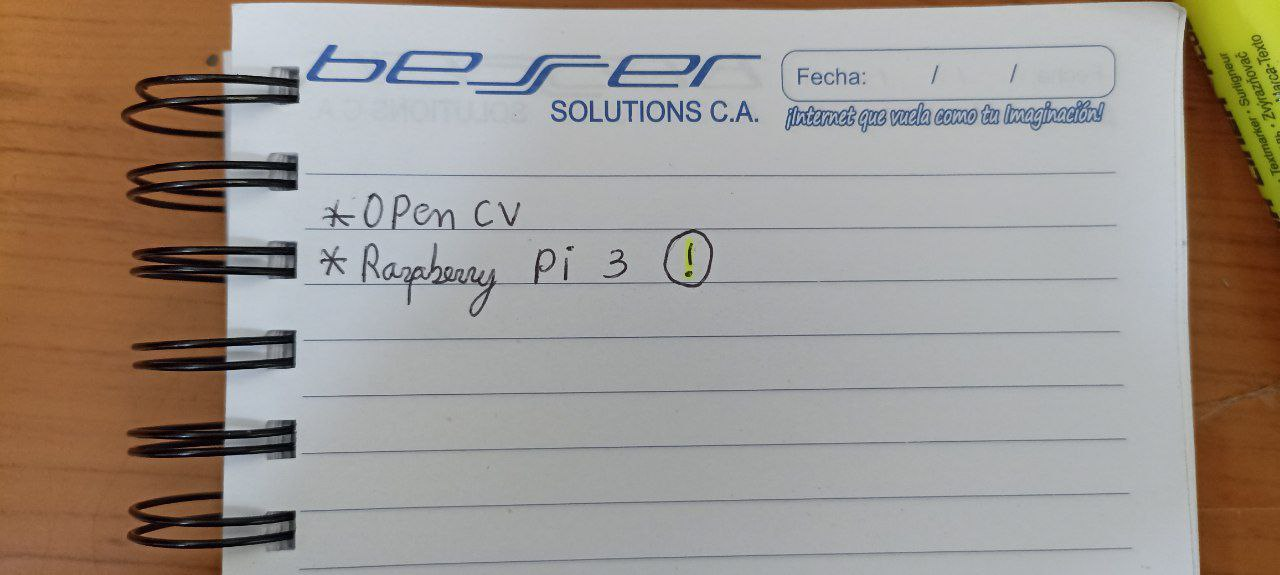
#> input picture src/prueba.jpg, 1280 x 575 px
$ python main.py
#> lines starting #> are read from the running program, lines starting #| are printed output that depends on the picture; after the words box and inside, x2 and y2 are one past the last pixel; in counts of white or black regions, pixels touching at a corner belong together
import cv2
import numpy as np

img = cv2.imread('prueba.jpg', cv2.IMREAD_COLOR)
#> img is the input picture: shape (575, 1280, 3); mean B, G, R 141.8, 149.3, 157.8
cv2.imshow('Deteccion de colores', img)

# Convert to HSV color space
hsv = cv2.cvtColor(img, cv2.COLOR_BGR2HSV)
#> hsv: shape (575, 1280, 3); mean H, S, V 77.5, 51.9, 163.3

# Define range of blue color in HSV
lower_bound = np.array([50,20,20])
upper_bound = np.array([70,255,255])

mask = cv2.inRange(hsv, lower_bound, upper_bound)
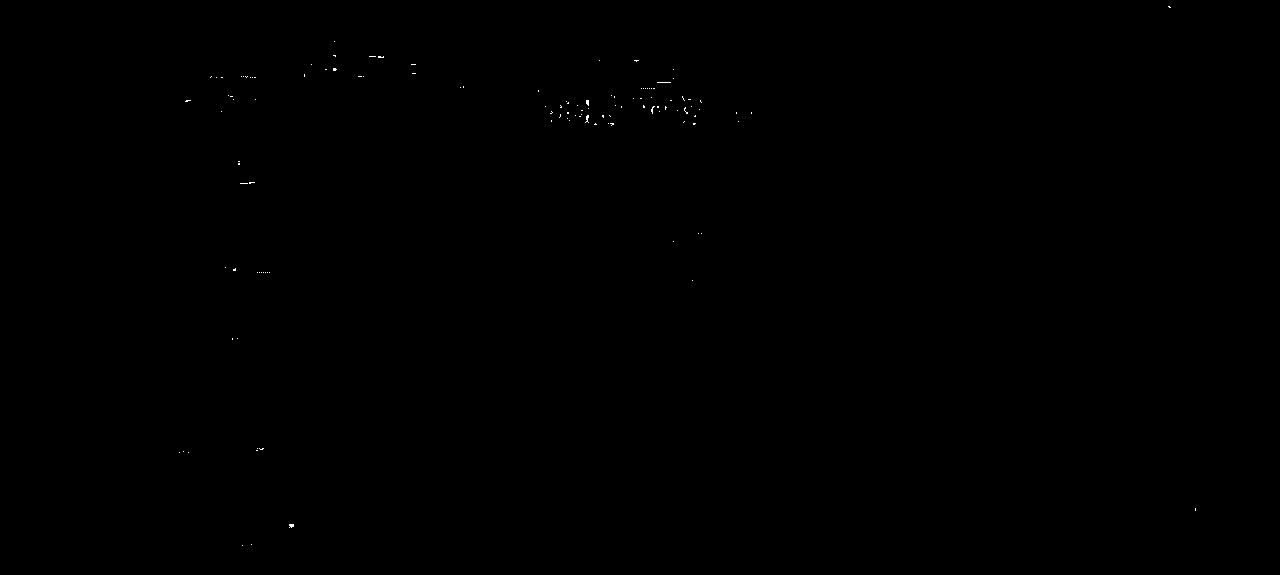
#> mask: shape (575, 1280); 0.05% white in thin lines or dots, all inside (x1, y1, x2, y2) = (179, 6, 1196, 546)

kernel = np.ones((7,7), np.uint8)

mask = cv2.morphologyEx(mask, cv2.MORPH_CLOSE, kernel)
#> mask: shape (575, 1280); 0.1% white; 67 white regions (61 under 20 px), largest, box (x1, y1, x2, y2) and area: (559, 100, 589, 123) 193, (677, 96, 692, 114) 84, (651, 106, 667, 114) 78, (602, 115, 614, 126) 50, (369, 56, 384, 58) 21, (693, 115, 696, 125) 20
mask = cv2.morphologyEx(mask, cv2.MORPH_OPEN, kernel)
#> mask: shape (575, 1280); 0.01% white; 1 white region, box (x1, y1, x2, y2) and area: (581, 110, 589, 117) 56

cv2.imshow('Mask', mask)

segmented_img = cv2.bitwise_and(img, img, mask=mask)

contours, hierarchy = cv2.findContours(mask.copy(), cv2.RETR_EXTERNAL, cv2.CHAIN_APPROX_SIMPLE)
#> contours = [[[581, 110], [581, 116], [588, 116], [588, 110]]]

output = cv2.drawContours(img, contours, -1, (0,0,255), 3)

cv2.imshow('Output', output)

cv2.waitKey(0)
cv2.destroyAllWindows()

$ run again, with src/Side_4+3.png saved as src/prueba.jpg
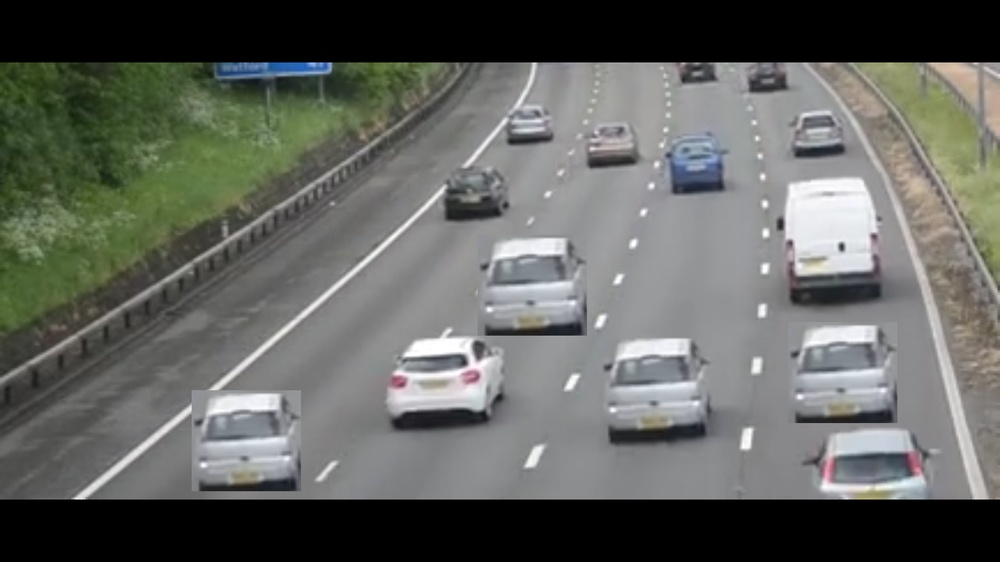
#> input picture src/Side_4+3.png, 1000 x 562 px, shrunk from 1920 x 1080 before the run
#> img is the input picture: shape (562, 1000, 3); mean B, G, R 95.9, 100.6, 98.5
#> hsv: shape (562, 1000, 3); mean H, S, V 54.4, 23.5, 102.6
#> `mask = cv2.inRange(hsv, lower_bound, upper_bound)`:
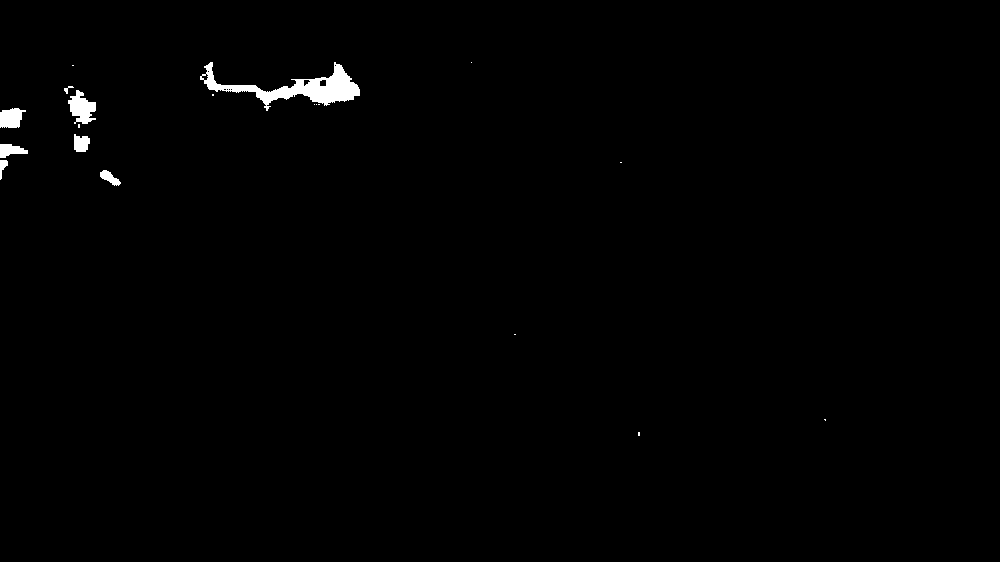
#> mask: shape (562, 1000); 0.74% white; 19 white regions (11 under 20 px), largest, box (x1, y1, x2, y2) and area: (200, 62, 360, 111) 2416, (68, 90, 96, 124) 571, (0, 108, 26, 128) 394
#> `mask = cv2.morphologyEx(mask, cv2.MORPH_OPEN, kernel)`:
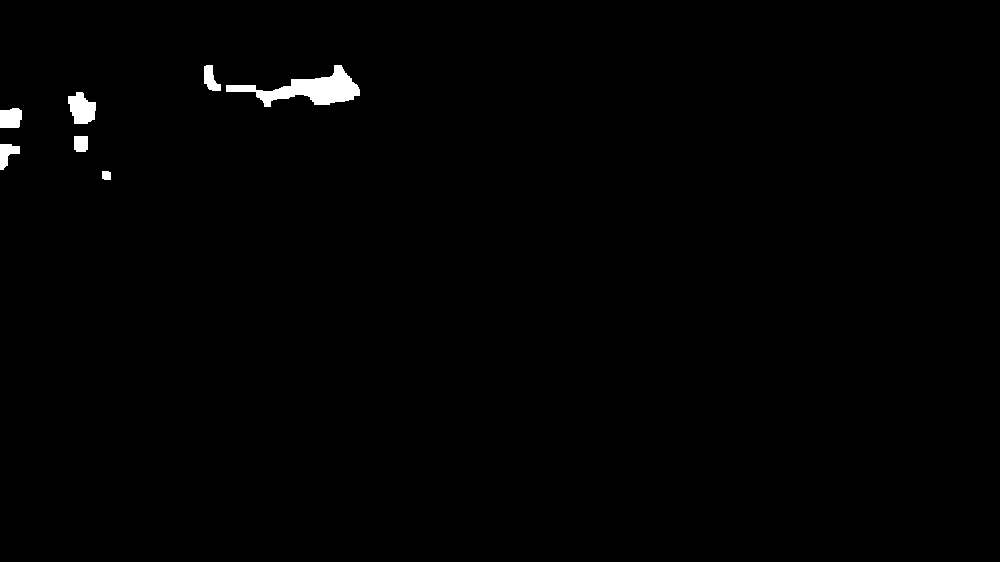
#> mask: shape (562, 1000); 0.74% white; 7 white regions
#> contours = 7 contours; box (x1, y1, x2, y2) and area: (226, 65, 360, 107) 2090, (68, 92, 96, 124) 588, (0, 108, 22, 128) 358, (0, 144, 20, 170) 260, (204, 65, 221, 91) 238, (74, 136, 88, 152) 188, (102, 171, 111, 180) 61
